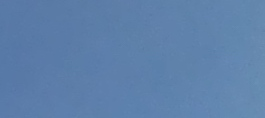
#> input picture processing/sampleimages/Clear/clear1.jpeg, 265 x 118 px, found by its file name
$ python clearplotrgbbatch.py
#> lines starting #> are read from the running program, lines starting #| are printed output that depends on the picture
def density(imgpath):
    '''
    input:
    imgpath = [full path to image1, fpti2]
    returns:
    scattergraph with mattpliot
    '''
    import cv2
    import matplotlib.pyplot as plt
    for n in imgpath:
        img=cv2.imread(n)
#> img is the input picture: shape (118, 265, 3); mean B, G, R 170.9, 128.3, 93.9
        # from matplotlib import pyplot as plt
        # import numpy as np
        redpixels=[]
        greenpixels=[]
        bluepixels=[]
        for p in range(0,256):
            bluepixels.append(0)
        for x in range(img.shape[0]):
            for y in range(img.shape[1]):
                bluepixels[img[x,y,2]]+=1
        #print(bluepixels)
        plt.plot(bluepixels,'b')
        plt.xlabel('Color of pixel (0-255)')
        plt.ylabel('count/concentration')
        plt.title('BlueClear')
        plt.show()
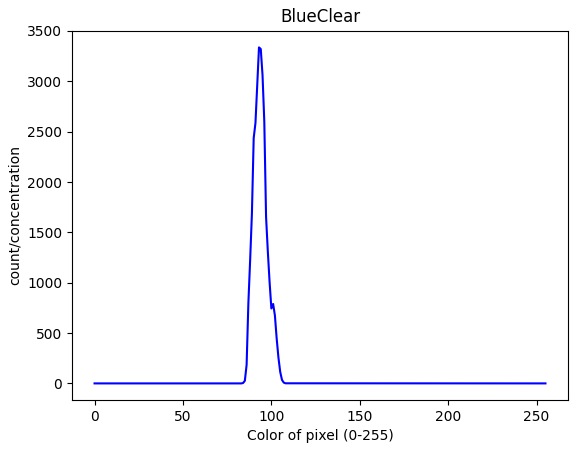
#> figure drawn by matplotlib, 1 panel; curve peaks at x = 93, y = 3337
        #green
        for p in range(0,256):
            greenpixels.append(0)
        for x in range(img.shape[0]):
            for y in range(img.shape[1]):
                greenpixels[img[x,y,2]]+=1
        plt.plot(greenpixels, 'g')
        plt.xlabel('Color of pixel (0-255)')
        plt.ylabel('count/concentration')
        plt.title('GreenClear')
        plt.show()
#> figure, not shown here; curve peaks at x = 93, y = 3337
        #red
        for p in range(0,256):
            redpixels.append(0)
        for x in range(img.shape[0]):
            for y in range(img.shape[1]):
                redpixels[img[x,y,2]]+=1
        plt.plot(redpixels,'r')
        plt.xlabel('Color of pixel (0-255)')
        plt.ylabel('count/concentration')
        plt.title('RedClear')
        plt.show()
#> figure, not shown here; curve peaks at x = 93, y = 3337
        # [6 lines of commented-out code are left out]
#> (the run stopped early here; a loop or call above may not have finished)
